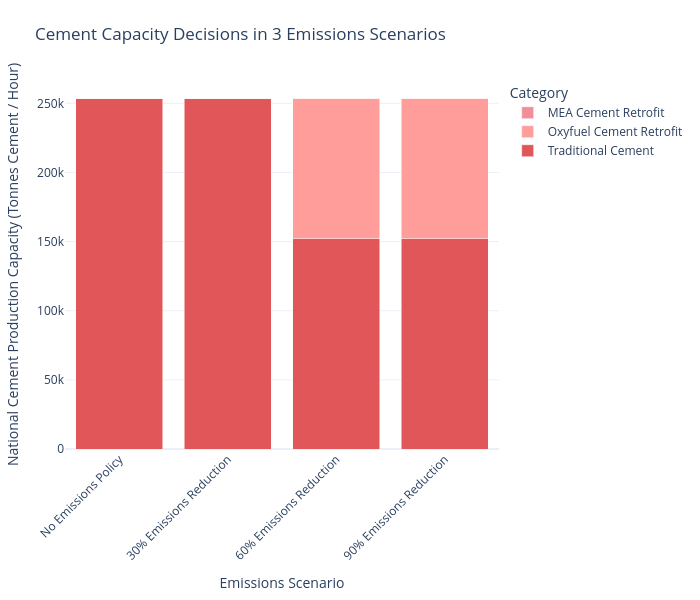

Notebook source saved alongside this figure:
### Code cell
plot_stacked_bar(
    consolidate_capacity(cement_df).T,
    scenario_map=scenario_map,
    name_map=tech_name_map,
    color_map=custom_color_map,
    title_name = "Cement Capacity Decisions in 3 Emissions Scenarios",
    xaxis_name="Emissions Scenario",
    yaxis_name="National Cement Production Capacity (Tonnes Cement / Hour)",
    width=700
)

### Figure 1 — Plotly figure (JSON) as saved in the notebook; plotly's stock layout.template omitted (floating-point values rounded to 4 significant figures)
{"data": [{"hovertemplate": "Category=Traditional Cement<br>Emissions Scenario=%{x}<br>National Cement Production Capacity (Tonnes Cement / Hour)=%{y}<extra></extra>", "legendgroup": "Traditional Cement", "marker": {"color": "#e15759", "pattern": {"shape": ""}}, "name": "Traditional Cement", "orientation": "v", "showlegend": true, "textposition": "auto", "type": "bar", "x": ["No Emissions Policy", "30% Emissions Reduction", "60% Emissions Reduction", "90% Emissions Reduction"], "xaxis": "x", "y": [253500.0, 253500.0, 152100.0, 152100.0], "yaxis": "y"}, {"hovertemplate": "Category=Oxyfuel Cement Retrofit<br>Emissions Scenario=%{x}<br>National Cement Production Capacity (Tonnes Cement / Hour)=%{y}<extra></extra>", "legendgroup": "Oxyfuel Cement Retrofit", "marker": {"color": "#ff9d9a", "pattern": {"shape": ""}}, "name": "Oxyfuel Cement Retrofit", "orientation": "v", "showlegend": true, "textposition": "auto", "type": "bar", "x": ["No Emissions Policy", "30% Emissions Reduction", "60% Emissions Reduction", "90% Emissions Reduction"], "xaxis": "x", "y": [4.569e-25, 0.2828, 101500.0, 101500.0], "yaxis": "y"}, {"hovertemplate": "Category=MEA Cement Retrofit<br>Emissions Scenario=%{x}<br>National Cement Production Capacity (Tonnes Cement / Hour)=%{y}<extra></extra>", "legendgroup": "MEA Cement Retrofit", "marker": {"color": "#f28e9b", "pattern": {"shape": ""}}, "name": "MEA Cement Retrofit", "orientation": "v", "showlegend": true, "textposition": "auto", "type": "bar", "x": ["No Emissions Policy", "30% Emissions Reduction", "60% Emissions Reduction", "90% Emissions Reduction"], "xaxis": "x", "y": [0.0, 0.0, 0.0, 0.0], "yaxis": "y"}], "layout": {"barmode": "stack", "height": 600, "legend": {"title": {"text": "Category"}, "tracegroupgap": 0, "traceorder": "reversed"}, "margin": {"b": 80, "l": 60, "r": 60, "t": 80}, "title": {"text": "Cement Capacity Decisions in 3 Emissions Scenarios"}, "width": 700, "xaxis": {"anchor": "y", "domain": [0, 1], "tickangle": -45, "title": {"text": "Emissions Scenario"}}, "yaxis": {"anchor": "x", "domain": [0, 1], "title": {"text": "National Cement Production Capacity (Tonnes Cement / Hour)"}}}}
